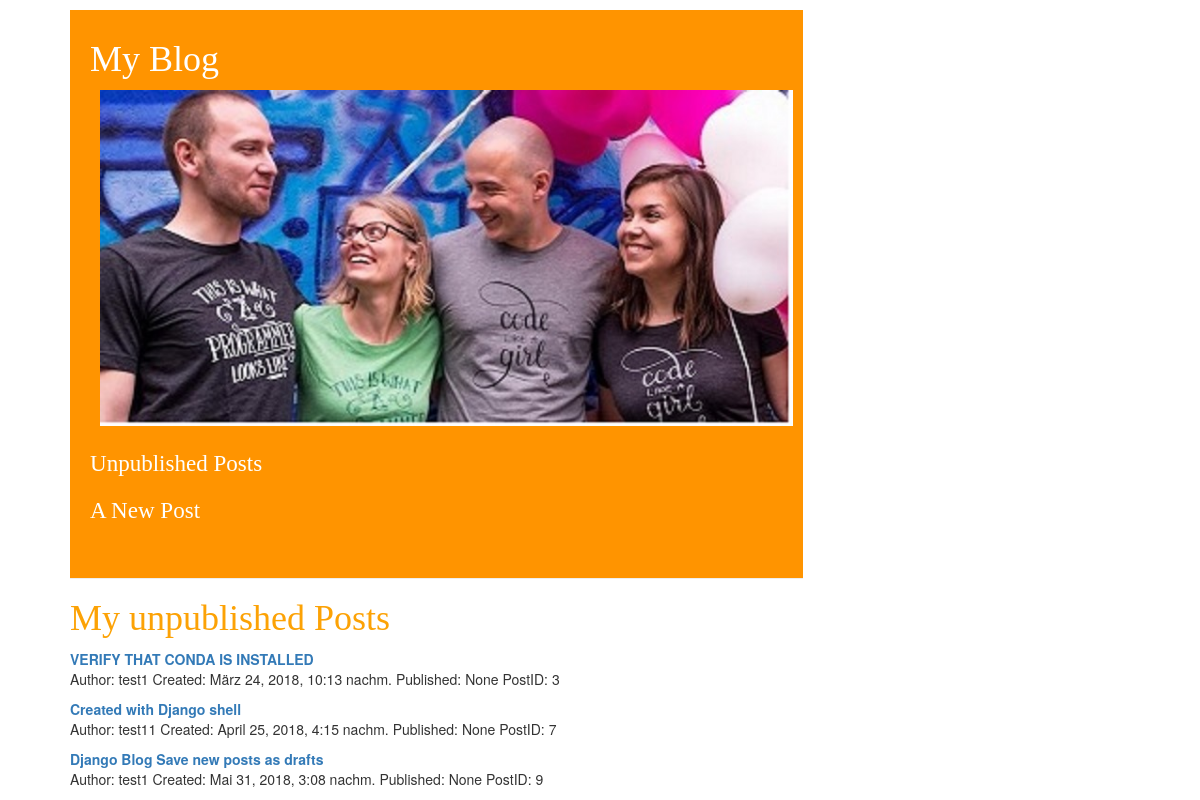
Screenshot of /drafts/ with the database file from the repository.
### blog/models.py (models this page shows, shortened)
class Post(models.Model):
    author = models.ForeignKey(Author, on_delete=models.CASCADE)
    title = models.CharField(max_length=500)
    text = models.TextField()
    created_date = models.DateTimeField(
            default=timezone.now)
    published_date = models.DateTimeField(
            blank=True, null=True)

class Author(models.Model):
    full_name = models.CharField(max_length=50)
    def __str__(self):
        return self.full_name   #

### blog/views.py (the view)
# urls.py: url(r'^drafts/$', views.post_draft_list, name='post_draft_list'),
def post_draft_list(request):
    posts = Post.objects.filter(published_date__isnull=True)
    return render(request, 'blog/post_draft_list.html', {'posts': posts})

### blog/templates/blog/post_draft_list.html
{% extends 'blog/base.html' %}
{% block content %}
          <div>
            <h1>
              <a href="/">
                My unpublished Posts
              </a>
            </h1>
          </div>
          <div>
              {% for post in posts %}
                  <div>
                      <a href="{% url 'post_detail' pk=post.pk %}">
                           <b> {{ post.title }} </b>
                      </a>
                      <p> Author: {{ post.author }}
                          Created: {{ post.created_date }}
                          Published: {{ post.published_date }}
                          PostID: {{ post.id }}
                      </p>
                  </div>
              {% endfor %}
          </div>
{% endblock %}

### blog/static/css/blog.css (style rules this page uses)
h1, h1 a { color: #FCA205; font-family: 'Lobster'; font-size: 36px; }
body { padding-left: 15px; }

### rows the page displays
Post: title "VERIFY THAT CONDA IS INSTALLED", author "test1", created_date "März 24, 2018, 10:13 nachm.", published_date "None", id "3"
Post: title "Created with Django shell", author "test11", created_date "April 25, 2018, 4:15 nachm.", published_date "None", id "7"
Post: title "Django Blog Save new posts as drafts", author "test1", created_date "Mai 31, 2018, 3:08 nachm.", published_date "None", id "9"
